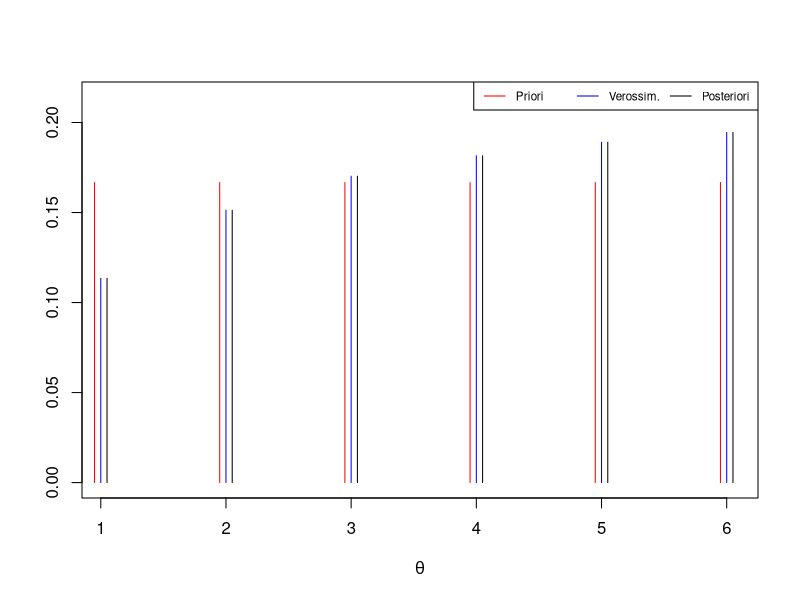
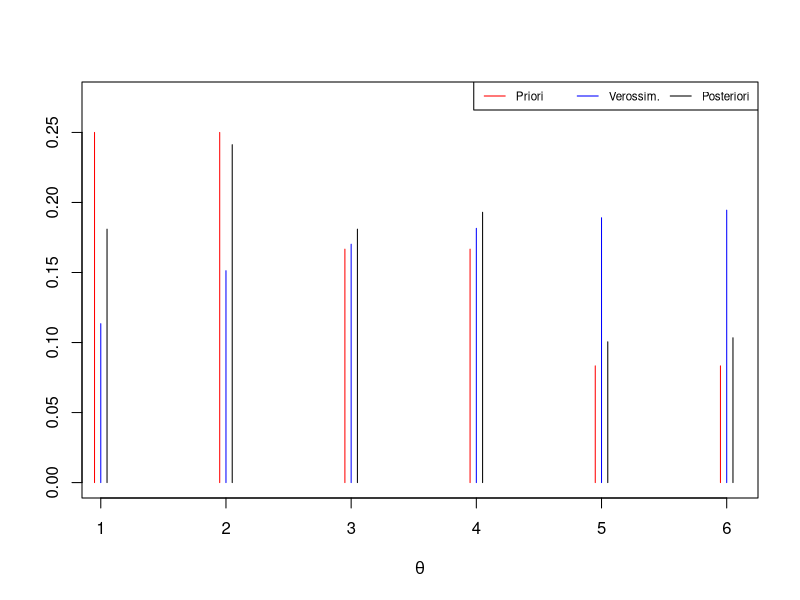
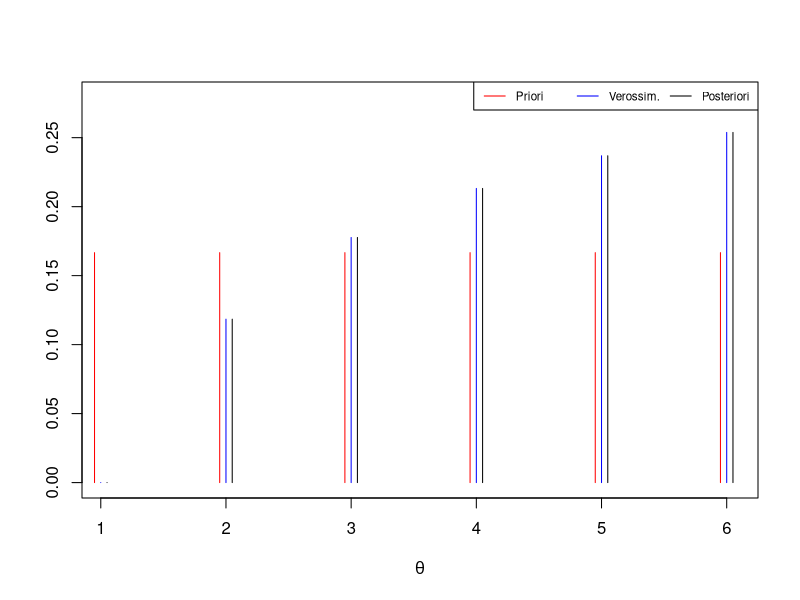
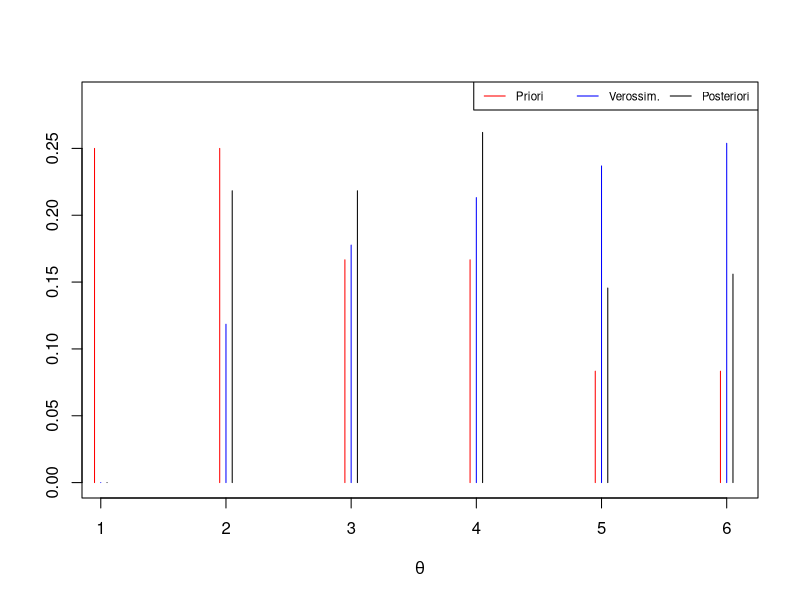
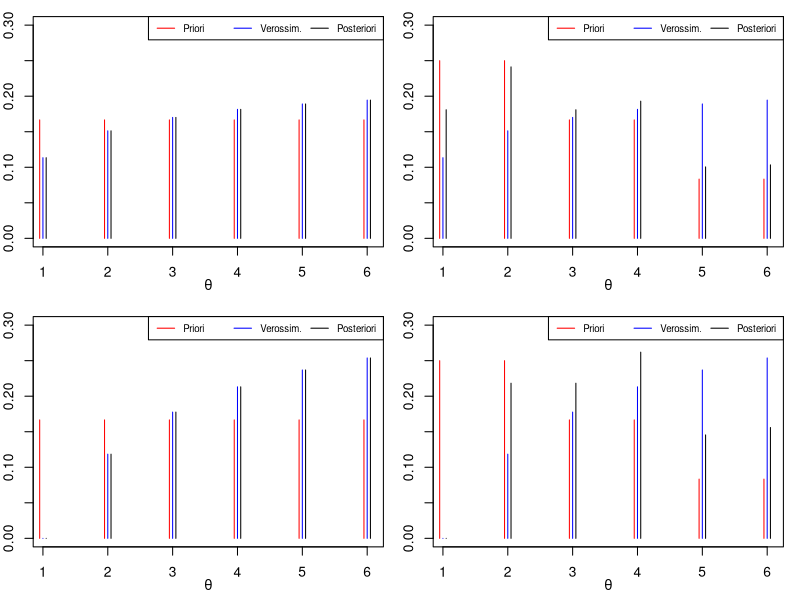
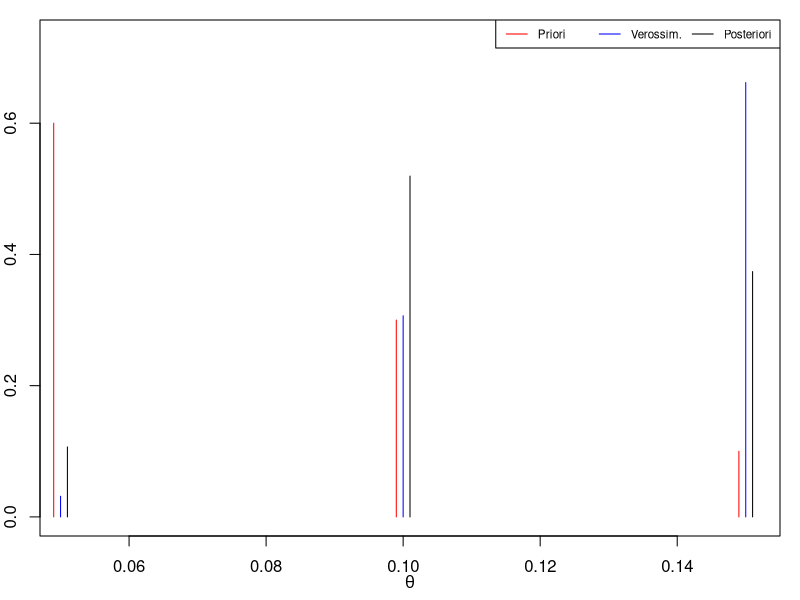
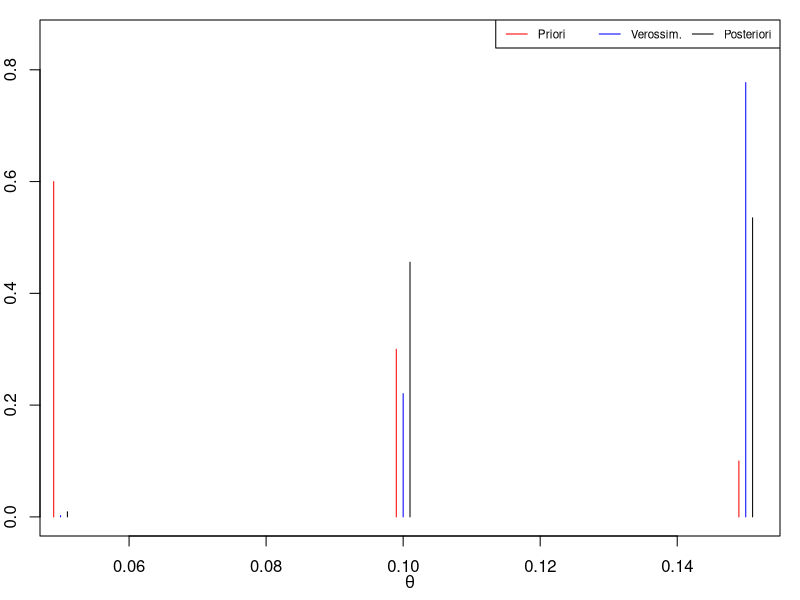
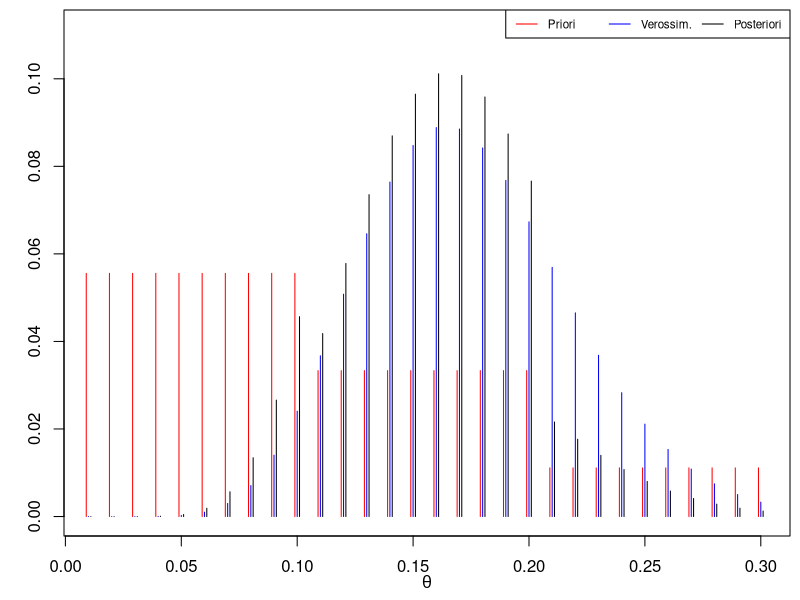

Reproduce these figures in R, in order.
## ---- chunk 1
## Função para produzir gráfico dos resultados
plot.exemplo <- function(obj, YLIM = NULL, shift=0.05,
                         priori.plot = TRUE, verossim.plot = TRUE, posteriori.plot = TRUE){
    priori <- prop.table(obj$priori)
    veroCols <- grep("vero", names(obj))
    if(length(veroCols)==1) verossim <- obj$vero
    else verossim <- do.call( "*", obj[,veroCols])
    verossim <- prop.table(verossim)
    posteriori <- prop.table(obj$posteriori)
    if(is.null(YLIM))
        YLIM <- c(0, max(c(priori, verossim, posteriori))*1.1)
    plot(obj$theta+shift, posteriori, type="n", ylim=YLIM,
         xlab=expression(theta), ylab="")
    if(priori.plot) lines(obj$theta-shift, priori, col = "red", type="h")
    if(verossim.plot) lines(obj$theta, verossim, col = "blue", type="h")
    if(posteriori.plot) lines(obj$theta+shift, posteriori, type="h")
    legend("topright",
           legend=c("Priori","Verossim.","Posteriori"),
           col=c("red","blue","black"), lty = 1, horiz=TRUE, cex = 0.70)
    return(invisible(NULL))
}
##undebug(plot.exemplo)
## ---- chunk 2
ex01.1 <- tibble::tibble(
  theta = c(0,1),
  priori = c(0.98, 0.02),
  vero = c(0.20, 0.90),
  produto = priori * vero,
  posteriori = produto/sum(produto)
)
knitr::kable(ex01.1)
## ---- chunk 3
ex01.2 <- tibble::tibble(
  theta = c(0,1),
  priori = c(0.98, 0.02),
  vero = c(0.80, 0.10),
  produto = priori * vero,
  posteriori = produto / sum(produto)
)
knitr::kable(ex01.1)
## ---- chunk 4
ex01.3 <- tibble::tibble(
  theta = c(0,1),
  priori = c(0.98, 0.02),
  vero1 = c(0.20, 0.90),
  vero2 = c(0.20, 0.90),
  produto = priori * vero1 * vero2,
  posteriori = produto / sum(produto)
)
knitr::kable(ex01.3)
## ---- chunk 5
ex01.4 <- tibble::tibble(
  theta = c(0,1),
  priori = c(0.98, 0.02),
  vero1 = c(0.20, 0.90),
  vero2 = c(0.80, 0.10),
  vero3 = c(0.20, 0.90),
  produto = priori * vero1 * vero2 * vero3,
  posteriori = produto / sum(produto)
)
knitr::kable(ex01.4)
## ---- chunk 6
ex02.1 <- tibble::tibble(
  theta = c(0,1),          
  priori = c(0.60, 0.40),             ## P(θ)
  vero = c(0.20, 0.85),               ## P(Y=1|θ)
  produto = priori * vero,
  posteriori = produto / sum(produto) ## P(θ|Y=1)
)
ex02.1
## ---- chunk 7
ex02.2 <- tibble::tibble(
                       theta = c(0,1),
                       priori = c(0.60, 0.40),
                       vero = c(0.80, 0.15),
                       produto = priori * vero,
                       posteriori = produto / sum(produto)
                   )
ex02.2
## ---- chunk 8
ex02.3 <- tibble::tibble(
  theta = c(0,1),
  priori = c(0.60, 0.40),
  vero1 = c(0.20, 0.85),
  vero2 = c(0.20, 0.70),
  produto = priori * vero1 * vero2,
  posteriori = produto / sum(produto)
  )
ex02.3
## ---- chunk 9
p <- 0.5 
ex03.1 <- tibble::tibble(
  theta = c(1,2,3),  
  priori = c(1/3, 1/3, 1/3),          ## P(θ)
  vero = c(p, 0, 1),                  ## P(Y=2|θ)
  produto = priori * vero,
  posteriori = produto / sum(produto) ## P(θ|Y=2)
)
knitr::kable(ex03.1)
## ---- chunk 10
ex04.1 <- tibble::tibble(
  theta = 1:6,                      
  priori = rep(1/6, 6),             ## P(θ)
  vero = (1:6)/(2:7),               ## P(Y=1|θ)
  produto = priori * vero,
  posteriori = produto /sum(produto)## P(θ|Y=preta)
)
ex04.1
plot.exemplo(ex04.1)
## ---- chunk 11
ex04.2 <- tibble::tibble(
  theta = 1:6,                      
  priori = c(3,3,2,2,1,1)/12,       ## P(θ)
  vero = (1:6)/(2:7),               ## P(Y=1|θ)
  produto = priori * vero,
  posteriori = produto /sum(produto)## P(θ|Y=preta)
)
ex04.2
plot.exemplo(ex04.2)
## ---- chunk 12
ex04.3 <- tibble::tibble(
  theta = 1:6,                      
  priori = rep(1/6, 6),             ## P(θ)
  vero1 = (1:6)/(2:7),              ## P(Y1=1|θ)
  vero2 = (0:5)/(1:6),              ## P(Y2=1|θ,Y1=1)
  produto = priori * vero1 * vero2,
  posteriori = produto /sum(produto)## P(θ|Y1=1,Y2=1)
)
ex04.3
plot.exemplo(ex04.3)


ex04.4 <- tibble::tibble(
  theta = 1:6,                      
  priori = c(3,3,2,2,1,1)/12,       ## P(θ)
  vero1 = (1:6)/(2:7),              ## P(Y1=1|θ)
  vero2 = (0:5)/(1:6),              ## P(Y2=1|θ,Y1=1)
  produto = priori * vero1 * vero2,
  posteriori = produto /sum(produto)## P(θ|Y1=1,Y2=1)
)
ex04.4
plot.exemplo(ex04.4)
## ---- chunk 13
par(mfrow=c(2,2), mar=c(3.2,2,1,1), mgp = c(1.8,1,0))
plot.exemplo(ex04.1, YLIM=c(0,0.30))
plot.exemplo(ex04.2, YLIM=c(0,0.30))
plot.exemplo(ex04.3, YLIM=c(0,0.30))
plot.exemplo(ex04.4, YLIM=c(0,0.30))
par(mfrow=c(1,1))
## ---- chunk 14
ex05.1 <- tibble::tibble(
   theta = c(0.05, 0.10, 0.15),
   priori = c(0.60, 0.30, 0.10),                        ## P(θ)
   vero = dbinom(5, size=27, prob=c(0.05, 0.10, 0.15)), ## P(Y=5|θ)
   produto = priori * vero,
   posteriori = produto/sum(produto) ## P(θ|Y=5)
   )
ex05.1
plot.exemplo(ex05.1, shift = 0.001)

ex05.2 <- tibble::tibble(
  theta = c(0.05, 0.10, 0.15),
  priori = c(0.60, 0.30, 0.10),                        ## P(θ)
  vero1 = dbinom(5, size=27, prob=c(0.05, 0.10, 0.15)), ## P(Y1=5|θ)
  vero2 = dbinom(6, size=40, prob=c(0.05, 0.10, 0.15)), ## P(Y2=6|θ)
  produto = priori * vero1 * vero2,
  posteriori = produto/sum(produto) ## P(θ|Y1=5,Y2=6)
  )
ex05.2
plot.exemplo(ex05.2, shift = 0.001)

ex05.3 <- tibble::tibble(
  theta = c(0.05, 0.10, 0.15),
  priori = c(0.60, 0.30, 0.10),                        ## P(θ)
  vero = dbinom(11, size=67, prob=c(0.05, 0.10, 0.15)), ## P(Y=11|θ)
  produto = priori * vero,
  posteriori = produto/sum(produto) ## P(θ|Y=11)
  )
ex05.3
## ---- chunk 15
ex05.4 <- tibble::tibble(
  theta = seq(0.01, 0.30, by=0.01),
  priori = rep(c(5,3,1), each = 10),      ## P(θ)
  vero = dbinom(11, size=67, prob=theta), ## P(Y=11|θ)
  produto = priori * vero,
  posteriori = produto/sum(produto)       ## P(θ|Y=11)
  )
knitr::kable(ex05.4)
## ---- chunk 16
par(mar=c(3.2,3.2,0.5,0.5), mgp = c(1.8,1,0))
plot.exemplo(ex05.4, shift = 0.001)
## ---- chunk 17
ex06.1a <- tibble::tibble(
  theta = 1:10, 
  priori = rep(0.1, 10),           ## P(θ)
  vero = dpois(8, lambda = theta), ## P(Y=11|θ)
  produto = priori * vero,
  posteriori = produto/sum(produto)## P(θ|Y=11)
  )
ex06.1a
plot.exemplo(ex06.1a, shift = 0.1)

ex06.1b <- tibble::tibble(
  theta = 1:10, 
  priori = rep(0.1, 10),            ## P(θ)
  vero1 = dpois(8, lambda = theta), ## P(Y_1=8|θ)
  vero2 = dpois(6, lambda = theta), ## P(Y_2=6|θ)
  produto = priori * vero1 * vero2,
  posteriori = produto/sum(produto)## P(θ|Y_1=8,Y_2=6)
  )
ex06.1b
plot.exemplo(ex06.1b, shift = 0.1)


Vpois <- Vectorize(function(theta, y){
    exp(sum(dpois(y, lambda = theta, log = TRUE)))
}, "theta")
ex06.1c <- tibble::tibble(
  theta = 1:10, 
  priori = rep(0.1, 10),            ## P(θ)
  vero = Vpois(theta, c(8,6)),      ## P(Y_1=8, Y2=6|θ)
  produto = priori * vero,
  posteriori = produto/sum(produto) ## P(θ|Y_1=8,Y_2=6)
  )
ex06.1c
plot.exemplo(ex06.1c, shift = 0.1)
    
ex06.2a <- tibble::tibble(
  theta = 1:10, 
  priori = 0.25 * exp(-0.25 * theta), ## P(θ)
  vero = dpois(8, lambda = theta),    ## P(Y=11|θ)
  produto = priori * vero,
  posteriori = produto/sum(produto)   ## P(θ|Y=11)
  )
ex06.2a
plot.exemplo(ex06.2a, shift = 0.1)

ex06.2b <- tibble::tibble(
  theta = 1:10, 
  priori = 0.25 * exp(-0.25 * theta),  ## P(θ)
  vero1 = dpois(8, lambda = theta),    ## P(Y_1=8|θ)
  vero2 = dpois(6, lambda = theta),    ## P(Y_2=6|θ)
  produto = priori * vero1 * vero2,
  posteriori = produto/sum(produto)    ## P(θ|Y_1=8,Y_2=6)
  )
ex06.2b
plot.exemplo(ex06.2b, shift = 0.1)

ex06.2c <- tibble::tibble(
  theta = 1:10, 
  priori = 0.25 * exp(-0.25 * theta),  ## P(θ)
  vero = Vpois(theta, c(8,6)),         ## P(Y_1=8, Y2=6|θ)
  produto = priori * vero,
  posteriori = produto/sum(produto)    ## P(θ|Y_1=8,Y_2=6)
  )
ex06.2c
plot.exemplo(ex06.2c, shift = 0.1)
## ---- chunk 18
par(mfrow=c(2,3), mar=c(3.2,2,1,1), mgp = c(2,1,0))
plot.exemplo(ex06.1a, shift = 0.1, YLIM=c(0,0.25))
plot.exemplo(ex06.1b, shift = 0.1, YLIM=c(0,0.25))
plot.exemplo(ex06.1c, shift = 0.1, YLIM=c(0,0.25))
plot.exemplo(ex06.2a, shift = 0.1, YLIM=c(0,0.25))
plot.exemplo(ex06.2b, shift = 0.1, YLIM=c(0,0.25))
plot.exemplo(ex06.2c, shift = 0.1, YLIM=c(0,0.25))
par(mfrow=c(1,1))
## ---- chunk 19
ex06.4a <- tibble::tibble(
  theta = seq(0.5, 20, by=0.5),
  priori = dgamma(theta, 3, 1),    ## P(θ)
  vero = dpois(8, lambda = theta), ## P(Y=11|θ)
  produto = priori * vero,
  posteriori = produto/sum(produto) ## P(θ|Y=11)
  )
ex06.4a
plot.exemplo(ex06.4a, shift = 0.1)

ex06.4b <- tibble::tibble(
  theta = seq(0.5, 20, by=0.5),
  priori = dgamma(theta, 3, 1),     ## P(θ)
  vero1 = dpois(8, lambda = theta), ## P(Y_1=8|θ)
  vero2 = dpois(6, lambda = theta), ## P(Y_2=6|θ)
  produto = priori * vero1 * vero2,
  posteriori = produto/sum(produto) ## P(θ|Y_1=8,Y_2=6)
  )
ex06.4b
plot.exemplo(ex06.4b, shift = 0.1)

ex06.4c <- tibble::tibble(
  theta = seq(0.5, 20, by=0.5), 
  priori = dgamma(theta, 3, 1),     ## P(θ)
  vero = Vpois(theta, c(8,6)),      ## P(Y_1=8, Y2=6|θ)
  produto = priori * vero,
  posteriori = produto/sum(produto) ## P(θ|Y_1=8,Y_2=6)
  )
ex06.4c
plot.exemplo(ex06.4c, shift = 0.1)


ex06.4d <- tibble::tibble(
  theta = seq(0.5, 20, by=0.5), 
  priori = dgamma(theta, 3, 1),     ## P(θ)
  vero = Vpois(theta, c(8,6,7,9,5,7)),      ## P(Y_1=8, Y2=6|θ)
  produto = priori * vero,
  posteriori = produto/sum(produto) ## P(θ|Y_1=8,Y_2=6)
  )
ex06.4d
plot.exemplo(ex06.4d, shift = 0.1)

ex06.4e <- tibble::tibble(
  theta = seq(0.1, 20, by=0.1), 
  priori = dgamma(theta, 3, 1),     ## P(θ)
  vero = Vpois(theta, c(8,6,7,9,5,7)),      ## P(Y_1=8, Y2=6|θ)
  produto = priori * vero,
  posteriori = produto/sum(produto) ## P(θ|Y_1=8,Y_2=6)
  )
ex06.4e
plot.exemplo(ex06.4e, shift = 0.2)
